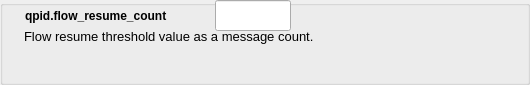
        <widget class="QGroupBox" name="groupBox_6">
         <property name="sizePolicy">
          <sizepolicy hsizetype="Preferred" vsizetype="Minimum">
           <horstretch>0</horstretch>
           <verstretch>0</verstretch>
          </sizepolicy>
         </property>
         <property name="minimumSize">
          <size>
           <width>0</width>
           <height>60</height>
          </size>
         </property>
         <property name="title">
          <string/>
         </property>
         <widget class="QTextEdit" name="textEdit_7_5">
          <property name="enabled">
           <bool>true</bool>
          </property>
          <property name="geometry">
           <rect>
            <x>20</x>
            <y>25</y>
            <width>501</width>
            <height>51</height>
           </rect>
          </property>
          <property name="minimumSize">
           <size>
            <width>0</width>
            <height>20</height>
           </size>
          </property>
          <property name="font">
           <font>
            <pointsize>10</pointsize>
           </font>
          </property>
          <property name="focusPolicy">
           <enum>Qt::NoFocus</enum>
          </property>
          <property name="autoFillBackground">
           <bool>false</bool>
          </property>
          <property name="styleSheet">
           <string notr="true">background: transparent;</string>
          </property>
          <property name="frameShape">
           <enum>QFrame::NoFrame</enum>
          </property>
          <property name="frameShadow">
           <enum>QFrame::Plain</enum>
          </property>
          <property name="lineWidth">
           <number>0</number>
          </property>
          <property name="verticalScrollBarPolicy">
           <enum>Qt::ScrollBarAlwaysOff</enum>
          </property>
          <property name="horizontalScrollBarPolicy">
           <enum>Qt::ScrollBarAlwaysOff</enum>
          </property>
          <property name="readOnly">
           <bool>true</bool>
          </property>
          <property name="html">
           <string>&lt;!DOCTYPE HTML PUBLIC &quot;-//W3C//DTD HTML 4.0//EN&quot; &quot;http://www.w3.org/TR/REC-html40/strict.dtd&quot;&gt;
&lt;html&gt;&lt;head&gt;&lt;meta name=&quot;qrichtext&quot; content=&quot;1&quot; /&gt;&lt;style type=&quot;text/css&quot;&gt;
p, li { white-space: pre-wrap; }
&lt;/style&gt;&lt;/head&gt;&lt;body style=&quot; font-family:'Cantarell'; font-size:10pt; font-weight:400; font-style:normal;&quot;&gt;
&lt;p style=&quot; margin-top:0px; margin-bottom:0px; margin-left:0px; margin-right:0px; -qt-block-indent:0; text-indent:0px;&quot;&gt;Flow resume threshold value as a message count.&lt;/p&gt;&lt;/body&gt;&lt;/html&gt;</string>
          </property>
         </widget>
         <widget class="QLineEdit" name="flow_resume_count">
          <property name="geometry">
           <rect>
            <x>215</x>
            <y>0</y>
            <width>76</width>
            <height>31</height>
           </rect>
          </property>
          <property name="maxLength">
           <number>5</number>
          </property>
         </widget>
         <widget class="QLabel" name="label_13">
          <property name="geometry">
           <rect>
            <x>25</x>
            <y>5</y>
            <width>186</width>
            <height>21</height>
           </rect>
          </property>
          <property name="font">
           <font>
            <weight>75</weight>
            <bold>true</bold>
           </font>
          </property>
          <property name="text">
           <string>qpid.flow_resume_count</string>
          </property>
         </widget>
        </widget>
